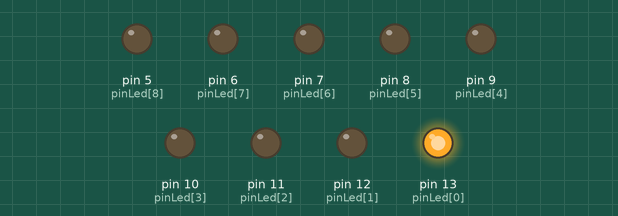
The sketch below on a simulated Arduino Uno, built with avr-gcc and run on an emulated ATmega328P. On the bench: output pins drawn as LEDs (lit = HIGH).

Above: at 0.15 s.
At 1.0 s:
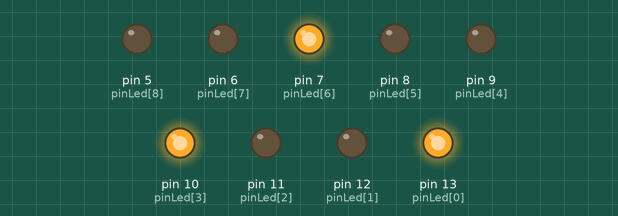
At 3.45 s:
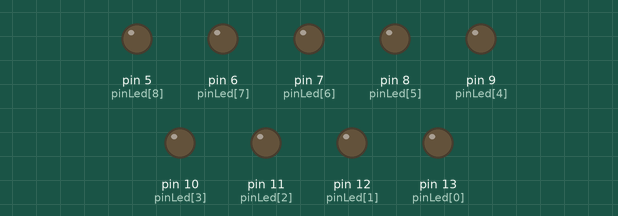
At 5.5 s:
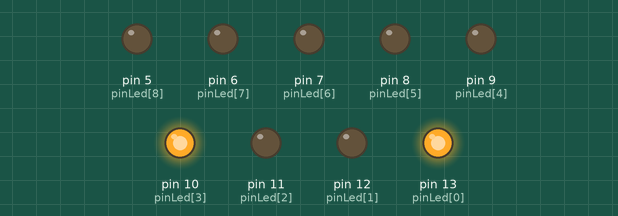
Timing chart, 0 to 8.3 s (numbered marks = the images above):
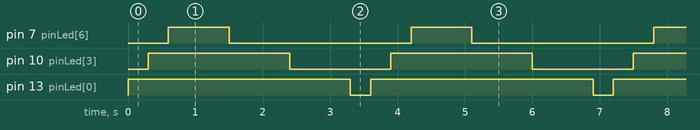

Measured:
- by itself, pin 7 (pinLed[6]): alternates HIGH for 0.90 s and LOW for 2.7 s
- by itself, pin 10 (pinLed[3]): alternates HIGH for 2.1 s and LOW for 1.5 s
- by itself, pin 13 (pinLed[0]): alternates HIGH for 3.3 s and LOW for 0.30 s

The sketch:

TrilhaLed.ino
```cpp
int pinLed[9] = {13, 12, 11, 10, 9, 8, 7, 6, 5};

void setup() {
  // put your setup code here, to run once:
  int x;
  for (x = 0;x < 9; x = x +1){
    pinMode(pinLed[x], OUTPUT);
  }
}

void loop() {
  // put your main code here, to run repeatedly:
  int numeroLed;
  for (numeroLed = 0; numeroLed < 9; numeroLed = numeroLed + 3){
    digitalWrite(pinLed[numeroLed], HIGH);
    delay(300);
  }
   for (numeroLed = 8; numeroLed >= 0 ; numeroLed = numeroLed - 1){
    digitalWrite(pinLed[numeroLed], LOW);
    delay(300);
  }

}
```
